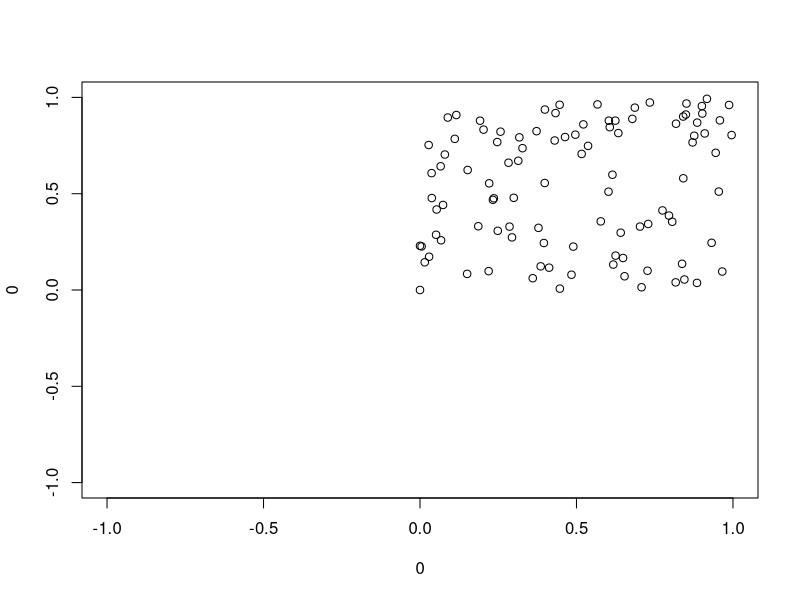
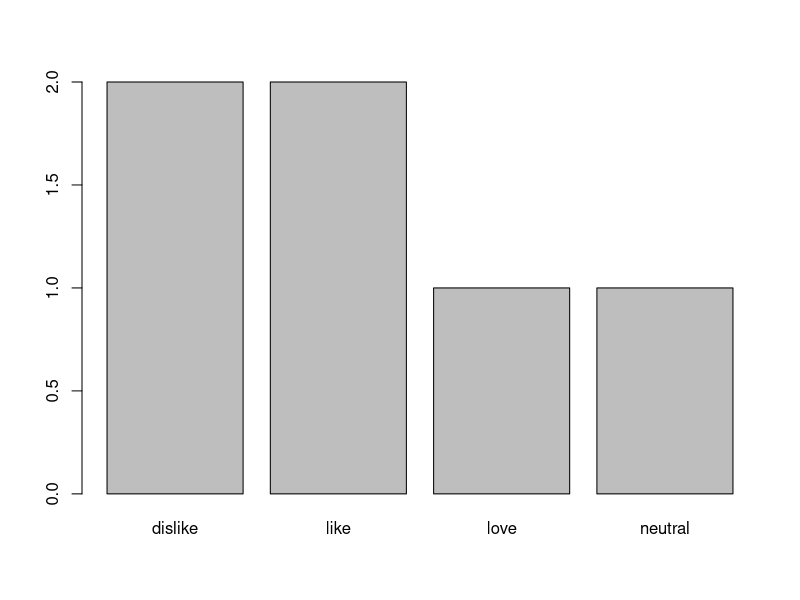
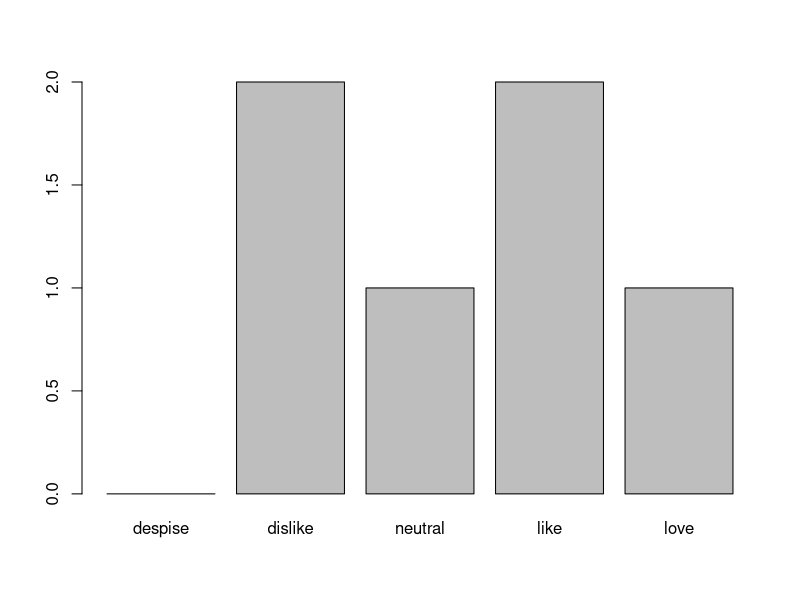

The R source for these figures, in order:
## PS 2
## Omar Abdelsalam, 3042974730

## Lists

## 1: Create a list called my_list with the three following items. Name them "char_vec", "char_mat", and 
# "list". Draw this list as a train with cargo in the space below.

list_el_1 <- "crane"
list_el_2 <- matrix(c("a", "b", "c", "d"))
list_el_3 <- list(c(3.2, 5.7, 9), c(FALSE, TRUE))

my_list <- list(char_vec = list_el_1, char_mat = list_el_2, list = list_el_3)
print(my_list)

# Train my_list: Car > char_vec[["crane"]] > char_mat[[matrix(c("a", "b", "c", "d"))]]
# > list[[Train list_el_3: Car > x1[[3.2, 5.7, 9]] > x2[[FALSE, TRUE]]]]

# 2: The same list but without char_mat
my_list[-2]

# 3: The character string "crane"
my_list$char_vec[[1]]

# 4: The element "d"
my_list$char_mat[[4]]

# 5: The element "d" repeated several times to form a character vector of length 4.
rep(my_list$char_mat[[4]], times=4)

# 6: The double vector as the sole element of the list
my_list$list[[1]]

# 7: The value TRUE
my_list$list[[2]][2]

## Control Flow

# 8: Write an if statement that takes an exam score like score <- 93 and returns "A" if the score is greater than 90.
score <- 93
if(score > 90)
  {
  print("A")
}

# 9. Write an if statement that takes a single integer n and prints “even” if n is divisible by 2, “odd” otherwise.
# Test your code with n <- 7 and n <- 16. (*Hint 1: experiment with the modulo operator %%, e.g 3 %% 2.)
n <- 7
if(n %% 2 == 0)
  {
  print("even")
} else {
  print("odd")
}

# 10. Extend your previous answer to return letters grades of A, B, C, or “no pass” if the score is in the 90s, 
# 80s, 70s, or less than 70, respectively.

if(score >= 90) {
  print("A")
} else if(score < 90 && score >= 80) {
  print("B")
} else if(score < 80 && score >= 70) {
  print("C")
} else {
  print("no pass")
}


# 11. On the lines provided below, complete the code to iterate through the vector x and print its contents.
# For this question, the iterator, i, should take as its values the character string elements of x. 
# (Hint: see Option 3 in the slides)
x <- c("apple", "banana", "cherry")

for(i in x) {
  print(i)
}

# 12. Repeat the question but this time, the iterator, i, should take as its values the integers from 1 to 3. 
# (Hint: see Option 1 in the slides)
for(i in 1:length(x)) {
  print(x[i])
}

# 13. Write a for loop that uses x and prints the following output: 
# Fruit 1: apple
# Fruit 2: banana
# Fruit 3: cherry
for(i in 1:length(x)){
  print(paste0("Fruit ", i, ": ", x[i]))
}

# 14. Using a for-loop (don’t cheat with vectorization!), change each of the temperatures of temps_c 
# one-by-one so that they are converted from degrees Celcius to Fahrenheit.
temps_c <- c(0, 10, 20, 30)
for(i in 1:length(temps_c)){
  temps_f <- temps_c[i] * (9/5) + 32
  temps_c[i] <- temps_f
}
print(temps_c)

# 15. For-loops, like if-else statments, can be nested: inside the two for-loops below, 
# your code has access to both of the iterators i and j. Fill in the code below to turn m from 
# a matrix of 0s to a multiplication table showing the products of the integers 1, 2, 3 with one another.
m <- matrix(rep(0, 9), nrow = 3)
for (i in 1:3) {
  for(j in 1:3) {
    m[i, j] <- i*j 
  }
}
rownames(m) <- c("1", "2", "3")
colnames(m) <- c("*1", "*2", "*3")
print(m)

# 16. For fun: Run the following code and view the result.
# plot(0, 0) makes a scatterplot with a single point at (0, 0). 
# points(x, y) will add a point to your plot at (x, y) and runif() works like rnorm() except 
# it generates 1 random uniform number between 0 and 1.
# Modify this code so that your random points appear uniformly along the unit circle 
# (a circle centered at (0, 0) with radius one) instead of uniformly in the upper right quadrant.
plot(0, 0)
for(i in 1:100) {
points(runif(1, min=0, max=1), runif(1, min=0, max=1))
}

# 17. For even more fun: Go onto the class JupyterHub to access the Data In Trees files. 
# Write an R script that uses a for loop to read all of the text file and forms a list 
# where the first element is a character vector named song and the second element is a double vector named distance. 
# The element index in each vector should correspond to the same student’s index card.
# If you figure it out, please share your R script on Ed!

## Functions

# 18: Define a function called f_to_c() that converts temperature in Fahrenheit to Celcius.
f_to_c <- function(temp_c)
{
  (temp_c-32) * (5/9)
}

# 19: Define a function that simulates the result of flipping a coin with sides “heads” and “tails”. 
# Generalize it to be able to simulate an unfair coin, i.e. a coin that does not land “heads” with probability 1/2. (see ?sample())

flipcoin <- function(heads = 0.5, tails = 0.5)
{
  coin <- c("heads", "tails")
  sample(coin, size=1, prob=c(heads, tails))
}
flipcoin()

# 20: Define a function called drop_n_lowest(x, n) that takes two arguments: 
# x, an atomic vector and n, the number of lowest elements to drop. It should return x with the lowest n elements removed. 
# Test your function on a short numeric vector to ensure it works

drop_n_lowest <- function(x = c(1), n = 0)
{
  x <- sort(x, decreasing=FALSE)
  x <- x[(n+1):length(x)]
  print(x)
}
drop_n_lowest(x=c(23, 22, 21, 20, 19), n = 2)

# 21. What are the pros and cons of defining this function with a default of n = 1?
# The pros of defining this function with n=1 means that it will always drop the lowest value if a specified amount of values is not
# given. However, if a vector is empty, it might cause an NA to appear and throw off the intention of the code.

# 22. Define a function called check_water_temp() that takes a temperature value and does the following:
#1. Returns "freezing" if the supplied temp is below 32 degrees F.
#2. Returns "boiling" if the supplied temp is above 212 degrees F¹.
#3. Returns the same numerical temperature that was input if its between 32 and 212 F.
#4. Allows the user to toggle between Fahrenheit or Celcius (but defaults to F) for the units of their input

check_water_temp <- function(temp = 0, celsius = F)
{
  if(celsius == TRUE)
    {
    temp <- f_to_c(temp)
    if(temp < f_to_c(32))
      {
      print("freezing")
    } else if(temp > f_to_c(212))
    {
      print("boiling")
    } else
    {
      print(temp)
    }
  }
  else if(temp < 32)
    {
    print("freezing")
  } else if(temp > 212)
  {
    print("boiling")
  } else
  {
    print(temp)
  }
}

## Factors and Data Frames

# 23. Convert the following character vector to a factor and make a barplot to visualize its distribution 
# (provide your code and sketch of the barplot if writing the PS by hand).

opinion <- c("dislike", "neutral", "dislike", "love", "like", "like")
opfactor <- factor(opinion)
print(opfactor)
barplot(summary(opfactor))

# 24. Add the possibility for an additional level named "despise". 
# Then, reorder the factor sensibly from most negative to most positive and remake your barplot.

newlevels <- c("despise", "dislike", "neutral", "like", "love")
opfactor <- factor(opinion, newlevels, ordered=TRUE)
barplot(summary(opfactor))

# 25. Consider the factor below. Without running the code, predict what as.integer(size) returns
# then explain why the answer would change if the factor had been created without the levels argument

size <- factor(c("M", "S", "L", "S"), levels = c("S", "M", "L"), ordered = TRUE)
# Expecting that as.integer(size) will return a list of 2, 1, 3, 1 (with the order of levels being S=1, M=2, L=3).
as.integer(size)
# This answer would change if the factor was created without levels as it would automatically assign default levels
# to the list, making L 1, M 2, and S 3 based on its order in the UTF8 language.
size <- factor(c("M", "S", "L", "S"))
as.integer(size)
summary(size)
# 26. summary() is a function whose behavior depends on the class of its argument. 
# Describe, in a sentence each, what summary() returns for 
# (a) a numeric vector
# (b) a factor
# (c) a data frame. 
# Why is it useful that one function name can do all three?

# A numeric vector's summary returns a minimum, 1st quarter, median, mean, 3rd quarter, and a maximum.
# A factor's summary returns the levels printed in a single vector and the frequency of each level.
# A data frame's summary returns both the frequency of a factor and the min/1stq and so on from a numeric vector.
# It's useful for one function name to do all three as it helps provide the necessary information for each structure.

# 27. What are the dimensions of the (iris) data frame?
summary(iris) # There are 150 values of 5 variables

# 28. What is the unit of observation (i.e. what is in each row)?
# They are sepal length, width, pedal length, width, and species).

# 29. What is the type of each of the atomic vectors?
# Each of the length vectors are doubles while the species vector is an integer as a factor.

# 30. How can you create a new data frame that has the same number of rows but excludes the columns dealing with sepals
# without using data.frame()?

iris[,3:5]

# 31. Shift the name column in star_wars to be the row names of that data frame. 
# That’s to say, use it to populate the row names and then remove it as a column.

star_wars <- data.frame(
name = c("Anakin", "Padme", "Luke", "Leia"),
gender = c("male", "female", "male", "female"),
height = c(1.88, 1.65, 1.72, 1.50),
weight = c(84, 45, 77, 49)
)

row.names(star_wars) <- star_wars[,1]
star_wars[,-1]

# 33. A data frame is a named list of vectors of the same length. 
# Given that, predict what happens for each of the following and explain your reasoning.
length(star_wars)
# I predict this will return the number of columns in the data frame as they are the arguments of declaring the data frame. 
data.frame(x = 1:4, y = c("a", "b"))
# This will return a new data frame with column 1 through 4 and another column with a b a b.
#data.frame(x = 1:4, y = c("a", "b", "c"))
# This will return an error since there are 4 items in the first vector and 3 in the second, which isn't divisible.

# 34. Convert star_wars to a tibble with as_tibble(), 
# then compare the output of star_wars[, "height"] to star_wars_tbl[, "height"]. 
# What class is each result? Which behavior do you find less surprising, and why?
install.packages("tidyverse")
library(tibble)
star_wars_tbl <- as_tibble(star_wars)
star_wars[, "height"]
star_wars_tbl[, "height"]
class(star_wars)
class(star_wars_tbl)
# The regular data frame returns a vector with the heights. The tibble returns a column with each height in a 4x1 graph.
# The data frame has a class of data frame, and the tibble has three classes: tbl_df, tbl, and data frame.
# I find the data frame behavior to be less surprising considering it's a data frame with its own declaration rather than a tibble
# which is a package of three separate classes.

## Data Wrangling I

day_at_cal <- data.frame(weekday = c("Mon", "Mon", "Tue", "Tue", "Wed", "Wed"), 
study_spot = c("Moffitt", "Doe", "Cory", "MLK", "CITRIS", "Soda"),
ai = c(1.2, 0.4, 2.1, 1, 0.8, 1.6),
steps_k = c(8.5, 6.2, 9.1, 7, 5.8, 10.3))

install.packages("dplyr")
library(dplyr)

# 35. A data frame containing the 2nd and 5th students.
slice(day_at_cal, c(2, 5))

# 36. A data frame without the 3rd student
slice(day_at_cal, -3)

# 37. A data frame with only the AI hours column
select(day_at_cal, "ai")

# 38. A data frame with only the factor columns
select(day_at_cal, where(is.factor))

# 39. A data frame containing only the students with at least one hour of AI use
filter(day_at_cal, ai >= 1)

# 40. A data frame with students who study in either Moffitt or Doe
filter(day_at_cal, study_spot == c("Moffitt", "Doe"))

# 41. A data frame with a fifth column called ai_min with the AI use in minutes
mutate(day_at_cal, ai_min = ai * 60)

# 42. A data frame with a fifth (logical) column called active_day where the number of steps exceeds 8000
mutate(day_at_cal, active_day = steps_k > 8)

# 43. The same data frame sorted in descending order of number of hours of AI
arrange(day_at_cal, desc(ai))

# 44. The same data frame according to the day of the week. Within rows of the same day of the week,
# sort in descending order of the number of steps
arrange(day_at_cal, weekday, desc(steps_k))

# 45. A data frame with the overall mean hours of AI use. Name that statistic mean_ai
summarize(day_at_cal, mean_ai = mean(ai))

# 46. A data frame with the minimum steps walked (min_steps), the maximum steps walked (max_steps), 
# and the standard deviation of steps walked (sd_steps)
summarize(day_at_cal, min_steps = min(steps_k), max_steps = max(steps_k), sd_steps = sd(steps_k))

# 47. Skim the documentation for the tibble package then write down three ways in which tibbles behave differently than data frames
# Tibbles do less than data frames by avoiding partial matching and changing variables names and types, never creates row names,
# and always lists the variable type at the top of the column.
